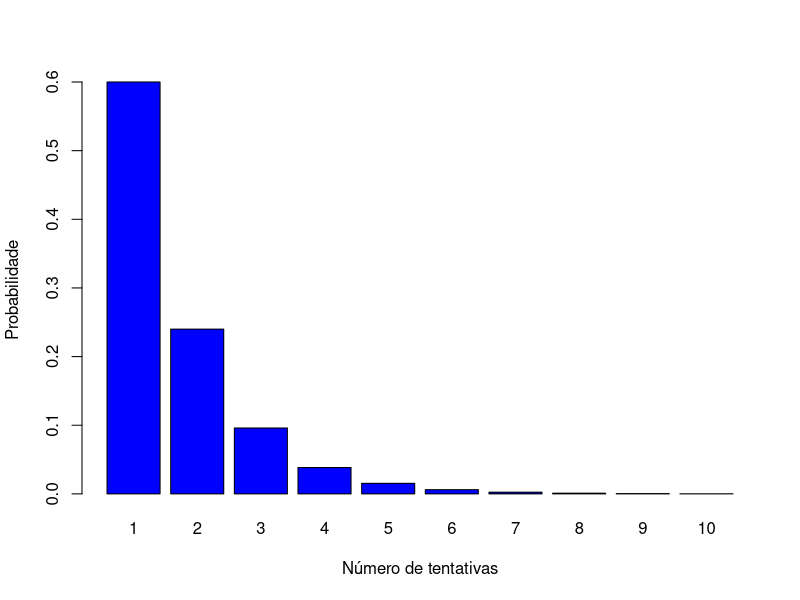
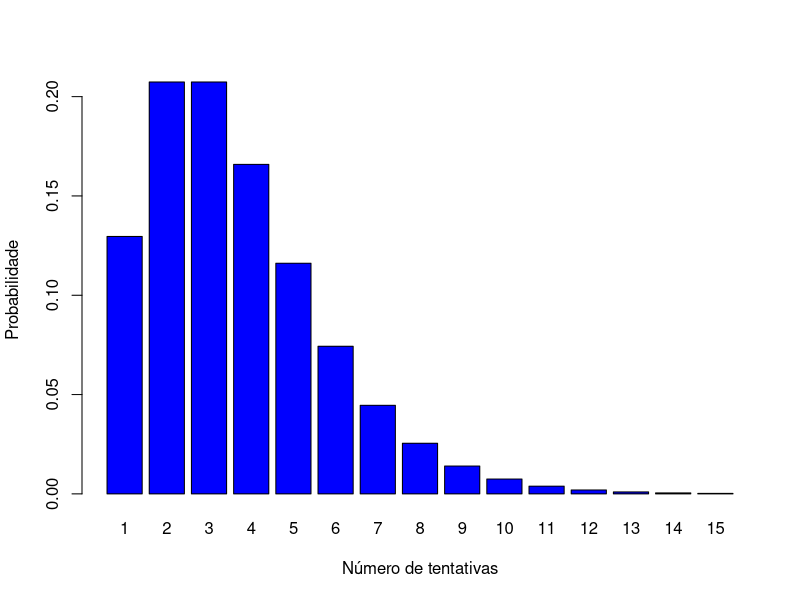

Reproduce these figures in R, in order.
## ---- chunk 1
#| echo: true
#| eval: true

dgeom(5-1, 0.6) # P(X=5)
pgeom(5-1, 0.6) # P(X≤3)
## ---- chunk 2
#| echo: false
#| eval: true

p <- 0.6
barplot(dgeom(0:9, 0.6),
        names.arg = 1:10,
        xlab = "Número de tentativas",
        ylab = "Probabilidade",
        col = "blue",
        border = "black")
## ---- chunk 3
#| echo: true
#| eval: true

dnbinom(8-1, 4, 0.7) # P(X=8)
pnbinom(8-1, 4, 0.7) # P(X≤8)
## ---- chunk 4
#| echo: false
#| eval: true

r <- 4; p <- 0.6
barplot(dnbinom(0:14, r, p),
        names.arg = 1:15,
        xlab = "Número de tentativas",
        ylab = "Probabilidade",
        col = "blue",
        border = "black")
